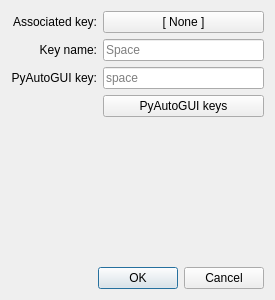
<?xml version="1.0" encoding="UTF-8"?>
<ui version="4.0">
 <class>AddKeyDialog</class>
 <widget class="QDialog" name="AddKeyDialog">
  <property name="geometry">
   <rect>
    <x>0</x>
    <y>0</y>
    <width>275</width>
    <height>300</height>
   </rect>
  </property>
  <property name="sizePolicy">
   <sizepolicy hsizetype="Fixed" vsizetype="Fixed">
    <horstretch>0</horstretch>
    <verstretch>0</verstretch>
   </sizepolicy>
  </property>
  <property name="windowTitle">
   <string>Adding a key</string>
  </property>
  <property name="windowIcon">
   <iconset resource="arduinoscheme.qrc">
    <normaloff>:/images/icon.png</normaloff>:/images/icon.png</iconset>
  </property>
  <layout class="QGridLayout" name="gridLayout">
   <item row="2" column="1">
    <widget class="QLineEdit" name="editPAGName">
     <property name="placeholderText">
      <string>space</string>
     </property>
    </widget>
   </item>
   <item row="5" column="0" colspan="2">
    <widget class="QDialogButtonBox" name="buttonBox">
     <property name="orientation">
      <enum>Qt::Horizontal</enum>
     </property>
     <property name="standardButtons">
      <set>QDialogButtonBox::Cancel|QDialogButtonBox::Ok</set>
     </property>
    </widget>
   </item>
   <item row="1" column="1">
    <widget class="QLineEdit" name="editName">
     <property name="placeholderText">
      <string>Space</string>
     </property>
    </widget>
   </item>
   <item row="4" column="1">
    <spacer name="verticalSpacer">
     <property name="orientation">
      <enum>Qt::Vertical</enum>
     </property>
     <property name="sizeHint" stdset="0">
      <size>
       <width>20</width>
       <height>40</height>
      </size>
     </property>
    </spacer>
   </item>
   <item row="0" column="1">
    <widget class="QPushButton" name="buttonQtKey">
     <property name="text">
      <string>[ None ]</string>
     </property>
    </widget>
   </item>
   <item row="1" column="0">
    <widget class="QLabel" name="labelName">
     <property name="text">
      <string>Key name:</string>
     </property>
     <property name="alignment">
      <set>Qt::AlignRight|Qt::AlignTrailing|Qt::AlignVCenter</set>
     </property>
    </widget>
   </item>
   <item row="0" column="0">
    <widget class="QLabel" name="labelQtKey">
     <property name="text">
      <string>Associated key:</string>
     </property>
     <property name="alignment">
      <set>Qt::AlignRight|Qt::AlignTrailing|Qt::AlignVCenter</set>
     </property>
    </widget>
   </item>
   <item row="2" column="0">
    <widget class="QLabel" name="labelPAGname">
     <property name="text">
      <string>PyAutoGUI key:</string>
     </property>
     <property name="alignment">
      <set>Qt::AlignRight|Qt::AlignTrailing|Qt::AlignVCenter</set>
     </property>
    </widget>
   </item>
   <item row="3" column="1">
    <widget class="QPushButton" name="buttonBrowser">
     <property name="text">
      <string>PyAutoGUI keys</string>
     </property>
     <property name="checkable">
      <bool>false</bool>
     </property>
     <property name="checked">
      <bool>false</bool>
     </property>
    </widget>
   </item>
  </layout>
 </widget>
 <resources>
  <include location="arduinoscheme.qrc"/>
 </resources>
 <connections>
  <connection>
   <sender>buttonBox</sender>
   <signal>accepted()</signal>
   <receiver>AddKeyDialog</receiver>
   <slot>accept()</slot>
   <hints>
    <hint type="sourcelabel">
     <x>248</x>
     <y>254</y>
    </hint>
    <hint type="destinationlabel">
     <x>157</x>
     <y>274</y>
    </hint>
   </hints>
  </connection>
  <connection>
   <sender>buttonBox</sender>
   <signal>rejected()</signal>
   <receiver>AddKeyDialog</receiver>
   <slot>reject()</slot>
   <hints>
    <hint type="sourcelabel">
     <x>316</x>
     <y>260</y>
    </hint>
    <hint type="destinationlabel">
     <x>286</x>
     <y>274</y>
    </hint>
   </hints>
  </connection>
 </connections>
</ui>
